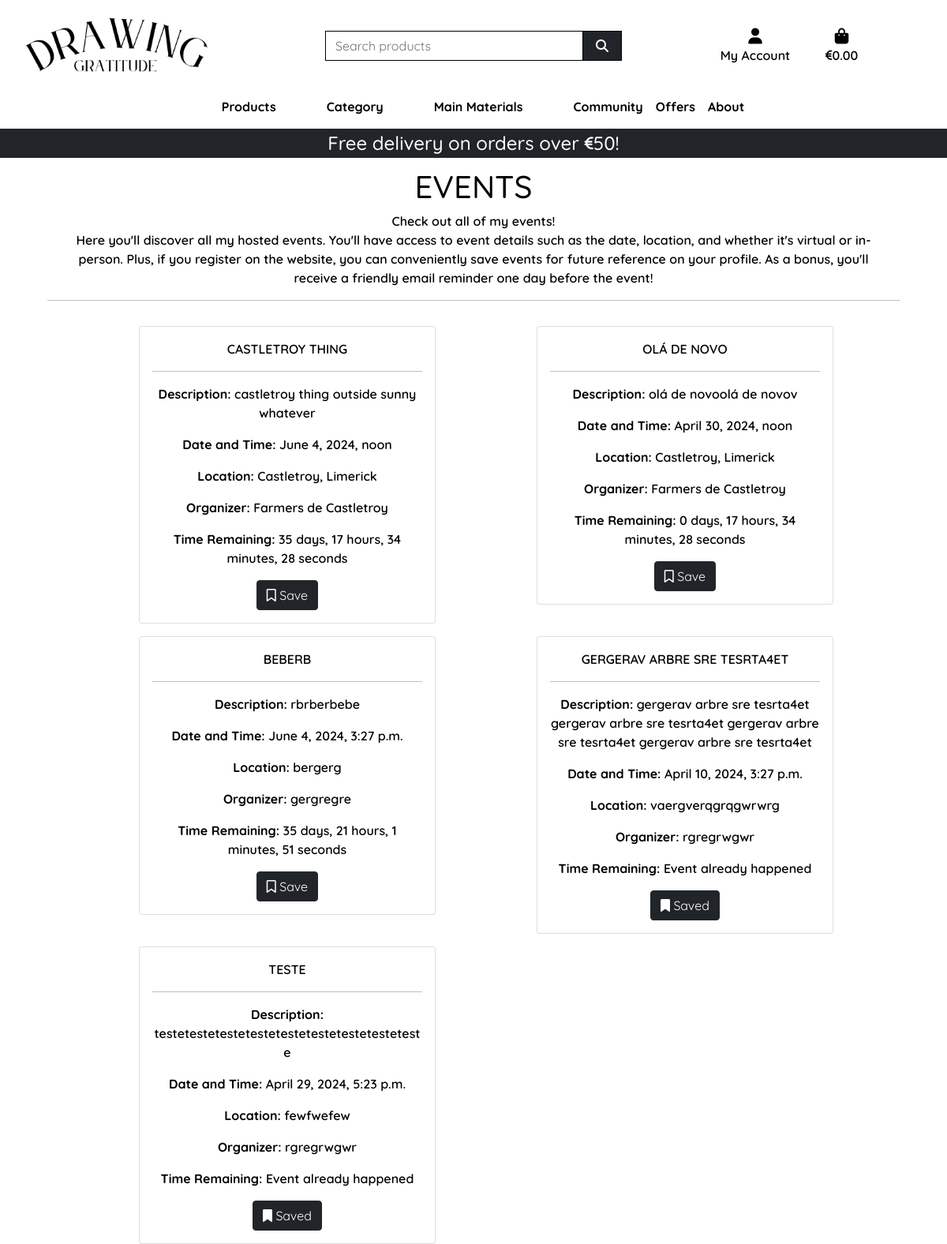
Screenshot of /events/ (signed in) with the database file from the repository.
### events/models.py (models this page shows, shortened)
class Event(models.Model):
    title = models.CharField(max_length=255)
    description = models.TextField()
    date_and_time = models.DateTimeField()
    location = models.CharField(max_length=255)
    organizer = models.CharField(max_length=255)
    save_event = models.ManyToManyField(User, related_name='saved_events')

### events/views.py (the view)
# urls.py: path('', views.event_list, name='event_list'),
def event_list(request):
    events = Event.objects.all()
    saved_events = Event.objects.filter(save_event=request.user)
    saved_event_ids = saved_events.values_list('id', flat=True)
    events_json = serializers.serialize('json', events)
    context = {
        'events_json': events_json,
        'events': events,
        'saved_event_ids': saved_event_ids,
    }
    return render(request, 'events/event_list.html', context)

### bag/contexts.py (called while the page is built, shortened)
def bag_contents(request):
    bag_items = []
    total = 0
    total_discounted_price = 0
    product_count = 0
    bag = request.session.get('bag', {})
    delivery = total * Decimal(settings.STANDARD_DELIVERY_PERCENTAGE / 100) if total < settings.FREE_DELIVERY_THRESHOLD else 0
    grand_total = total + delivery
    context = {
        'bag_items': bag_items,
        'total': total,
        'total_discounted_price': total_discounted_price,
        'product_count': product_count,
        'delivery': delivery,
        'free_delivery_delta': max(0, settings.FREE_DELIVERY_THRESHOLD - total),
        'free_delivery_threshold': settings.FREE_DELIVERY_THRESHOLD,
        'grand_total': grand_total,
    }
    return context

### events/templates/events/event_list.html (shortened to what this page needs)
{% extends "base.html" %}
{% load static %}
{% block page_header %}
    <div class="container header-container">
    </div>
{% endblock %}
{% block content %}
<div class="container-fluid mt-5">
  <div class="row text-center m-5">
      <h1 class="text-uppercase">Events</h1>
      <p>Check out all of my events!<br>
        Here you'll discover all my hosted events.
        You'll have access to event details such as the date, location,
        and whether it's virtual or in-person. Plus, if you register on the website,
        you can conveniently save events for future reference on your profile.
        As a bonus, you'll receive a friendly email reminder one day before the event!
      </p>
      <hr>
      {% if events %}
        {% for event in events %}
          <div class="card-deck mt-3">
            <div class="card">
              <div class="card-body">
                <span class="text-uppercase">{{ event.title }}</span>
                <hr>
                <p><strong>Description:</strong> {{ event.description }}</p>
                <p><strong>Date and Time:</strong> {{ event.date_and_time }}</p>
                <p><strong>Location:</strong> {{ event.location }}</p>
                <p><strong>Organizer:</strong> {{ event.organizer }}</p>
                <p><strong>Time Remaining:</strong> <span id="countdown-{{ event.pk }}">{{ event.time_remaining }}</span></p>
                {% if request.user.is_authenticated %}
                  {% if request.user in event.save_event.all %}
                    <form action="{% url 'unsave_event' event.pk %}" method="post">
                      <button type="submit" class="btn btn-dark"><i class="fa-solid fa-bookmark"></i> Saved</button>
                    </form>
                  {% else %}
                    <form action="{% url 'save_event' event.pk %}" method="post">
                      <button type="submit" class="btn btn-dark"><i class="fa-regular fa-bookmark"></i> Save</button>
                    </form>
                  {% endif %}
                {% endif %}
              </div>
            </div>
          </div>
        {% endfor %}
      {% else %}
        <p>No events available at the moment.</p>
      {% endif %}
    </div>
  </div>
{% endblock %}

### static/css/base.css (style rules this page uses)
html { height: 100%; }
body { background-color: white; font-family: "Quicksand", sans-serif; font-optical-sizing: auto; font-weight: 600; color: black; }
.card-deck { width: 25em; margin-left: 6.5em; }
@media (min-width: 1200px) { .container { max-width: 80%; } }
@media (min-width: 992px) { .header-container { padding-top: 164px; } }

### rows the page displays
Event: title "CASTLETROY THING", description "castletroy thing outside sunny whatever", date_and_time "June 4, 2024, noon", location "Castletroy, Limerick", organizer "Farmers de Castletroy", shows "Save"
Event: title "OLÁ DE NOVO", description "olá de novoolá de novov", date_and_time "April 30, 2024, noon", location "Castletroy, Limerick", organizer "Farmers de Castletroy", shows "Save"
Event: title "BEBERB", description "rbrberbebe", date_and_time "June 4, 2024, 3:27 p.m.", location "bergerg", organizer "gergregre", shows "Save"
Event: title "GERGERAV ARBRE SRE TESRTA4ET", description "gergerav arbre sre tesrta4et gergerav arbre sre tesrta4et gergerav arbre sre tesrta4et gergerav arbre sre tesrta4et", date_and_time "April 10, 2024, 3:27 p.m.", location "vaergverqgrqgwrwrg", organizer "rgregrwgwr", shows "Saved"
Event: title "TESTE", description "testetestetestetestetestetestetestetesteteste", date_and_time "April 29, 2024, 5:23 p.m.", location "fewfwefew", organizer "rgregrwgwr", shows "Saved"

### other values shown
{{ free_delivery_threshold }} "50"
